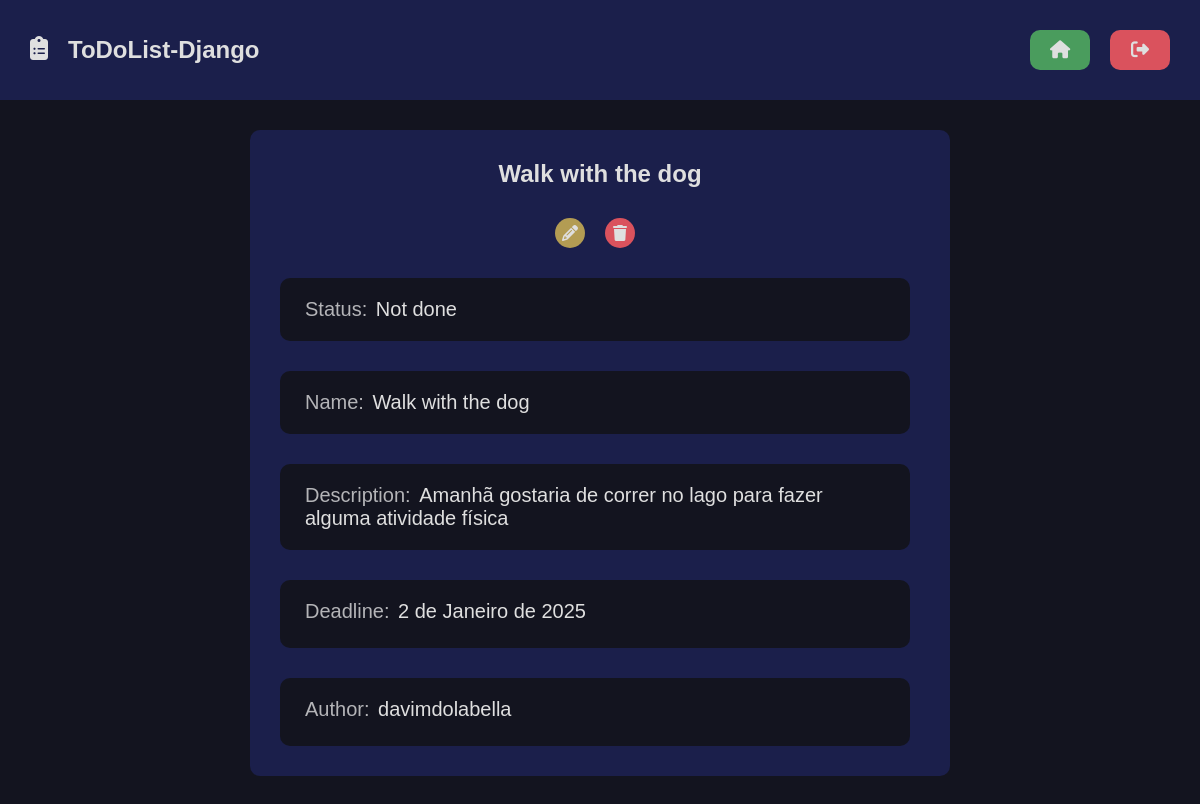
The app's page /detail/3/ (signed in), older data.
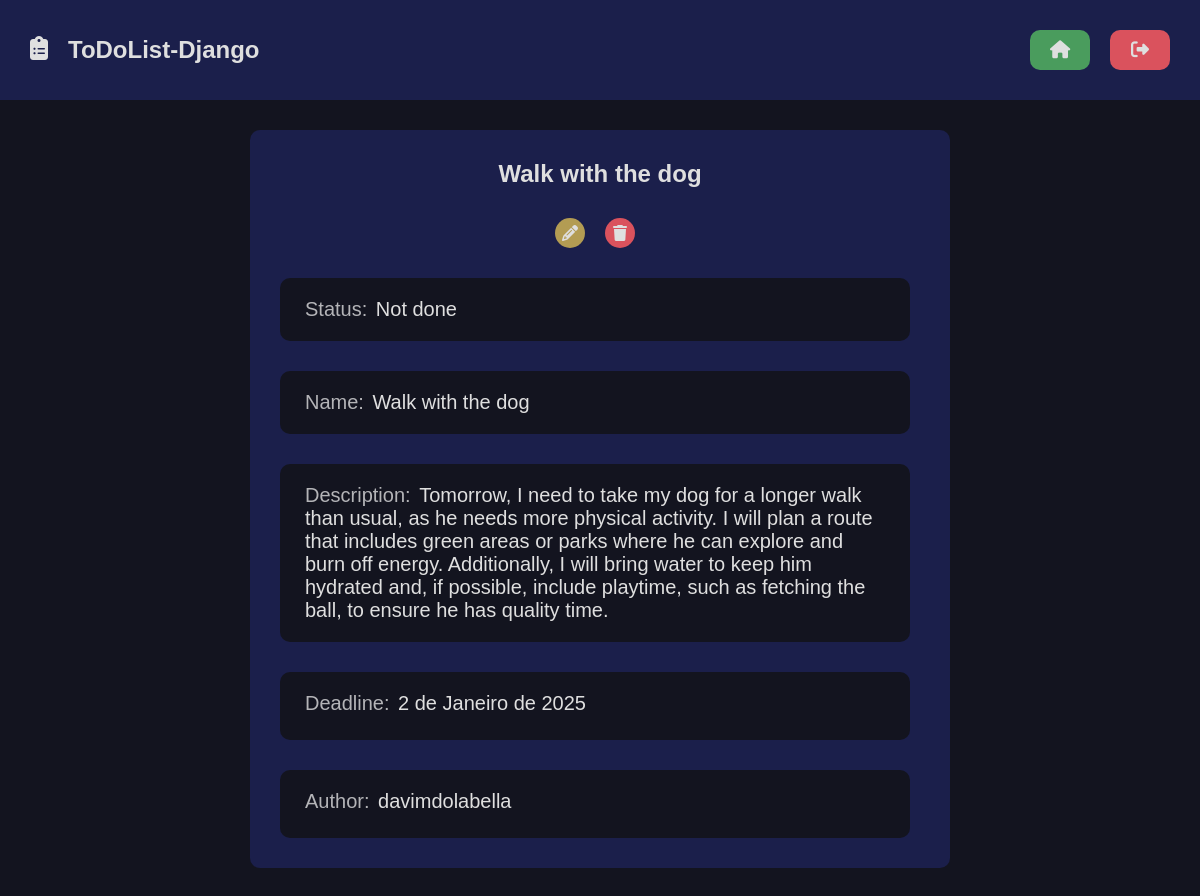
The same page, newer data.
### todolist/models.py (models this page shows, shortened)
class Task(models.Model):
    title = models.CharField(max_length=35)
    description = models.TextField(max_length=500)
    checked = models.BooleanField(default=False)
    deadline = models.DateField()
    created_at = models.DateTimeField(auto_now_add=True)
    updated_at=models.DateTimeField(auto_now=True)
    slug = models.SlugField(max_length=20, unique=True)
    author = models.ForeignKey(
        User, on_delete=models.SET_NULL, null=True
    )

### todolist/views.py (the view)
# urls.py: path('detail/<int:task_id>/', views.detail, name='detail'),
@login_required(login_url='users:login', redirect_field_name='next')
def detail(request, task_id):
    task = get_object_or_404(Task, pk=task_id)
    return render(request, 'todolist/pages/home.html', {
        'task':task,
        'is_detail_page':True,
    })

### todolist/templates/todolist/pages/home.html (shortened to what this page needs)
{% extends "global/base.html" %}
{% block content %}
    <div class="main container">
        {% include "todolist/partials/todolist.html" %}
    </div>
{% endblock content %}

### todolist/templates/todolist/partials/todolist.html (shortened to what this page needs)
{% load static %}
{% if is_detail_page %}
<div class="todolist-container">
    <div class="todolist container border detail">
        <h2>{{task.title}}</h2>
        <div class="list-itens detail">
            {% include "todolist/partials/list_item.html" %}
        </div>
    </div>
</div>
{% endif %}

### todolist/templates/todolist/partials/list_item.html (shortened to what this page needs)
{% if is_detail_page %}
    <div class="list-item-actions" style="margin-top:1rem;">
        <div class="list-item-action-button">
            <a href="#" class="list-item-action-button-link two" title="edit-item"><i class="fa-solid fa-pencil"></i></a>
        </div>
        <div class="list-item-action-button">
            <a href="#" class="list-item-action-button-link three " title="delete-item"><i class="fa-solid fa-trash"></i></a>
        </div>
    </div>
    <div class="detail list-item border">
        <div class="detail list-item-content">
            {% if task.checked %}
            <p class="detail list-item-text">Status: <span>Done</span></p>
            {% else %}
            <p class="detail list-item-text">Status: <span>Not done</span></p>
            {% endif %}
        </div>
    </div>
    <div class="detail list-item border">
        <div class="detail list-item-content">
            <p class="detail list-item-text">Name: <span>{{ task.title }} </span></p>
        </div>
    </div>
    <div class="detail list-item border">
        <div class="detail list-item-content">
            <p class="detail list-item-text">Description: <span>{{ task.description }} </span></p>
        </div>
    </div>
    <div class="detail list-item border">
        <div class="detail list-item-content">
            <p class="detail list-item-text time">Deadline: <span>{{ task.deadline }} </span></p>
        </div>
    </div>
    <div class="detail list-item border">
        <div class="detail list-item-content">
            <p class="detail list-item-text time">Author: <span>{{ task.author.username }} </span></p>
        </div>
    </div>
{% endif %}

Row changes from the older to the newer data that the page shows:
changed Task "Walk with the dog": description "Amanhã gostaria de correr no lago para fazer alguma atividade física" → "Tomorrow, I need to take my dog ​​for a longer walk than usual, as he needs more physical activity. I will plan a route that includes green areas or parks where he can explore and burn off energy. Additionally, I will bring water to keep him hydrated and, if possible, include playtime, such as fetching the ball, to ensure he has quality time."
